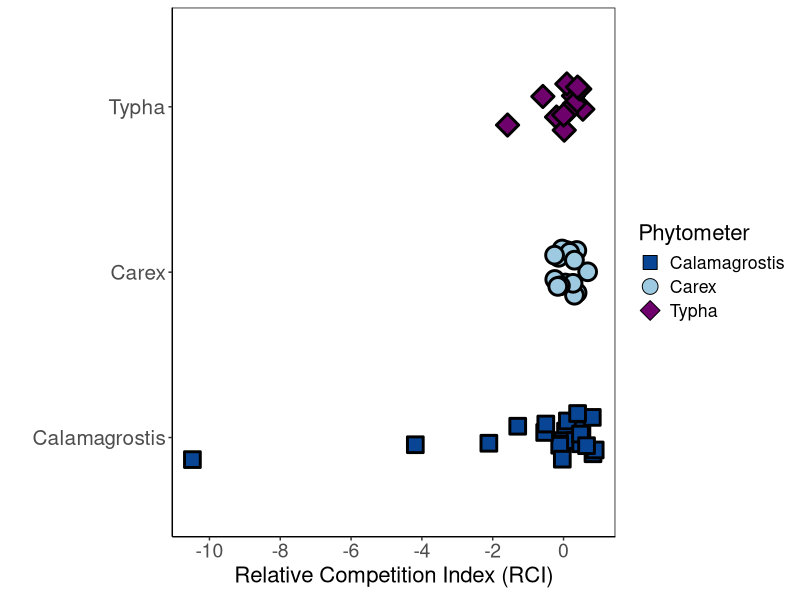

Reproduce this figure in R. (Note: this script raises an error after producing the figure.)

library(tidyverse)
library(ggpubr)
library(cowplot)
library(gridExtra)


RCI.res <- read.csv("Data/RCI_residents.csv")
str(RCI.res) 
RCI.res$Year <- as.factor(RCI.res$Year)

sum <- RCI.res %>% 
  group_by(Phytometer, Year) %>% 
  summarise(average = mean(RCI),
            std = sd(RCI),
            N = length(RCI),
            SE = (std/(sqrt(N))))

#  Phytometer    Year  average   std     N     SE
#1 Calamagrostis 2016  -1.37   3.50     10 1.11  
#2 Calamagrostis 2017   0.163  0.420     9 0.140 
#3 Carex         2016   0.365  0.244     5 0.109 
#4 Carex         2017   0.0611 0.244    11 0.0735
#5 Typha         2016   0.188  0.383     6 0.156 
#6 Typha         2017  -0.192  0.699     6 0.285 

sum.res <- RCI.res %>% 
  group_by(Phytometer) %>% 
  summarise(average = mean(RCI),
            std = sd(RCI),
            N = length(RCI),
            SE = (std/(sqrt(N))))

#Phytometer     average   std     N     SE
#1 Calamagrostis -0.646   2.61     19 0.600 
#2 Carex          0.156   0.277    16 0.0692
#3 Typha         -0.00193 0.573    12 0.165

##### Resident species ##############

colours = c("Calamagrostis" = "#084594", 
            "Typha" = "#6e016b", 
            "Carex" = "#9ecae1", 
            "Phragmites" = "#fb6a4a")

shapes = c("Calamagrostis" = 22, 
           "Typha" = 23, 
           "Carex" = 21, 
           "Phragmites" = 24)

RCI.plot <- ggplot(RCI.res, 
                   aes(x = Phytometer, y = RCI, 
                       fill = Phytometer, shape = Phytometer)) + 
  geom_jitter(aes(stroke = 1.5),
              width = 0.15,
              height = 0.15,
             size = 5) +
  theme_classic() +
  labs(x = " ",
       y = expression(paste("Relative Competition Index (RCI)"))) + 
  theme(panel.border = element_rect(fill = NA)) +
  theme(text = element_text(size = 16),
        axis.text.x = element_text(size = 14),
        axis.text.y = element_text(size = 15)) +
  coord_flip() +
  scale_fill_manual(values = colours) +
  scale_shape_manual(values = shapes) +
  scale_y_continuous(breaks = c(-12, -10, -8, -6, -4, -2, 0, 2)) 

ggsave("Figures/RCI_residents.jpeg")

###### Phragmites ###############

RCI.phrag <- read.csv("Data/RCI.phrag.csv")
str(RCI.phrag) 
RCI.phrag$Year <- as.factor(RCI.phrag$Year)

RCI.phrag <- RCI.phrag %>% 
  unite("Phytometer", Phytometer,Neighbours, remove = FALSE)


ph.sum <- RCI.phrag %>% 
  group_by(Phytometer, Year) %>% 
  summarise(average = mean(RCI),
            std = sd(RCI),
            N = length(RCI),
            SE = (std/(sqrt(N))))

#   spp_n                    Year  average   std     N    SE
#1 Phragmites_Calamagrostis 2016  -0.123  0.544     6 0.222
#2 Phragmites_Calamagrostis 2017  -0.373  0.958     4 0.479
#3 Phragmites_Carex         2016  -0.675  2.05      5 0.915
#4 Phragmites_Carex         2017   0.104  0.728     4 0.364
#5 Phragmites_Typha         2016  -0.0544 0.373     5 0.167
#6 Phragmites_Typha         2017  -0.361  0.670     7 0.253


sum.phr <- RCI.phrag %>% 
  group_by(Phytometer) %>% 
  summarise(average = mean(RCI),
            std = sd(RCI),
            N = length(RCI),
            SE = (std/(sqrt(N))))

#Phytometer               average   std     N    SE
#<chr>                      <dbl> <dbl> <int> <dbl>
#1 Phragmites_Calamagrostis  -0.223 0.698    10 0.221
#2 Phragmites_Carex          -0.329 1.57      9 0.523
#3 Phragmites_Typha          -0.233 0.566    12 0.163

##### Resident species ##############

ph.sum <- ph.sum %>% 
  mutate(Year = fct_relevel(Year, "2017", "2016"))

RCI.plot2 <- ggplot(RCI.phrag, 
                    aes(x = Neighbours, y = RCI, 
                        fill = Phytometer, shape = Neighbours)) + 
  geom_jitter(aes(stroke = 1.5),
              width = 0.15,
              height = 0.15,
              size = 5) +
  theme_classic() +
  labs(x = " ",
       y = expression(paste("Relative Competition Index (RCI)"))) + 
  theme(panel.border = element_rect(fill = NA)) +
  theme(text = element_text(size = 16),
        axis.text.x = element_text(size = 14),
        axis.text.y = element_text(size = 15)) +
  coord_flip() +
  scale_fill_manual(values = colours) +
  scale_shape_manual(values = shapes) +
  scale_y_continuous(breaks = c(-12, -10, -8, -6, -4, -2, 0, 2)) 


RCI.panel <- RCI.plot + RCI.plot2 +
  plot_layout(ncol = 1) +
  plot_annotation(tag_levels = 'A')

ggsave("Figures/RCI_panel.TIFF", RCI.panel,
       dpi = 150, units = "in")



summed <- full_join(sum, ph.sum)

summed <- summed %>% 
  mutate(Year = fct_relevel(Year, "2017", "2016"))

summed <- summed %>% 
  mutate(Phytometer = fct_relevel(Phytometer, 
                                  "Typha", 
                                  "Carex", 
                                  "Calamagrostis",
                                  "Phragmites_Typha", 
                                  "Phragmites_Carex", 
                                  "Phragmites_Calamagrostis"))


RCI.plot.all <- ggplot(summed, aes(x = Phytometer, y = average, colour = Year, shape = Year)) + 
  geom_point(position = position_dodge(0.6),
             size = 5) +
  geom_errorbar(aes(ymin = average - SE, ymax = average + SE),
                width = 0.3, position = position_dodge(0.6),
                color = "black",
                size = 1) +
  theme_classic() +
  scale_colour_manual(values = c("#00441b", "#08519c")) +
  labs(x = " ",
       y = expression(paste("Relative Competition Index (RCI)"))) + 
  theme(panel.border = element_rect(fill = NA)) +
  theme(text = element_text(size = 16),
        axis.text.x = element_text(size = 14),
        axis.text.y = element_text(size = 15)) +
  geom_hline(yintercept = 0, linetype = "dashed",
             size = 1) +
  coord_flip() +
  theme(axis.text.y = element_text(angle = 30))

######### No Years Apart ###############

sum.phrag <- RCI.phrag %>% 
  group_by(Phytometer) %>% 
  summarise(average = mean(RCI),
            std = sd(RCI),
            N = length(RCI),
            SE = (std/(sqrt(N))))

#  Phytometer               average   std     N    SE
#1 Phragmites_Calamagrostis  -0.223 0.698    10 0.221
#2 Phragmites_Carex          -0.329 1.57      9 0.523
#3 Phragmites_Typha          -0.233 0.566    12 0.163

write.csv(sum.phrag, "Data/phrag.RCI.sum.csv")

RCI.plot.phr <- ggplot(sum.phrag, 
                       aes(x = Phytometer, 
                           y = average, 
                           shape = Phytometer)) + 
  geom_errorbar(aes(ymin = average - SE, ymax = average + SE),
                width = 0.3, 
                color = "black",
                size = 1) +
  geom_point(size = 5,
             colour = "#737373") +
  theme_classic(base_size = 14) +
  ylab("Relative Competition Index (RCI)") + 
  theme(panel.border = element_rect(fill = NA)) +
  theme(axis.title.y=element_blank(),
        axis.text.y=element_blank(),
        axis.ticks.y=element_blank()) +
  geom_hline(yintercept = 0, linetype = "dashed",
             size = 1) +
  coord_flip() +
  theme(legend.position = c(0.2, 0.8)) +
  theme(legend.title = element_blank()) +
  theme(legend.text=element_text(size = 11))

RCI.plot.phr

ggsave("Figures/RCI_phrag.TIFF", RCI.plot.phr,
       dpi = 300)


sum.res <- RCI.res %>% 
  group_by(Phytometer) %>% 
  summarise(average = mean(RCI),
            std = sd(RCI),
            N = length(RCI),
            SE = (std/(sqrt(N))))

#Phytometer     average   std     N     SE
#1 Calamagrostis -0.651   2.53     21 0.552 
#2 Carex          0.156   0.277    16 0.0692
#3 Typha         -0.00193 0.573    12 0.165 

RCI.plot.res <- ggplot(sum.res, aes(x = Phytometer, y = average, shape = Phytometer)) + 
    geom_errorbar(aes(ymin = average - SE, ymax = average + SE),
                width = 0.3, 
                color = "black",
                size = 1) +
  geom_point(size = 5,
             colour = "#00441b") +
  theme_classic(base_size = 14) +
  theme(axis.title.y=element_blank(),
        axis.text.y=element_blank(),
        axis.ticks.y=element_blank()) +
  theme(panel.border = element_rect(fill = NA)) +
  geom_hline(yintercept = 0, linetype = "dashed",
             size = 1) +
  ylab("Relative Competition Index (RCI)") +
  coord_flip() +
  theme(legend.position = c(0.15, 0.8)) +
  theme(legend.title = element_blank()) +
  theme(legend.text=element_text(size=11))

RCI.plot.res


ggsave("Figures/RCI_residents.TIFF", RCI.plot.phr,
       dpi = 300)



panel.RCI <- ggarrange(RCI.plot.res, RCI.plot.phr,
                       nrow = 2,
                   labels = "AUTO",
                   hjust = c(-2, -2),
                   vjust = 2)

panel.RCI

ggsave("Figures/RCI_panel.TIFF", panel.RCI,
       dpi = 300)

######## RCI Density Plots ##########
RCI.res <- read.csv("Data/RCI_residents.csv")
RCI.res

rci.res.den <- ggplot(RCI.res, aes(x = RCI, fill = as.factor(Phytometer))) +
  geom_density(alpha = 0.5, size = 1) +
  facet_wrap("Phytometer") + 
  scale_fill_manual(values = c("grey", "grey", "grey")) +
  theme_classic(base_size = 12) +
  theme(panel.border = element_rect(fill = NA)) +
  labs(x = " ",
       y = "Density") +
  theme(legend.position = "none",
        strip.text = element_text(size=12),
        axis.text.x = element_text(size = 12),
        axis.text.y = element_text(size = 12)) +
  xlim(-15, 2) +
  geom_vline(xintercept = 0, linetype="dotted", 
             color = "black", size=2)

rci.res.den 

ggsave("Figures/RCI_density.TIFF", rci.res.den,
       dpi= 300)




RCI.phrag <- read.csv("Data/RCI.phrag.csv")
RCI.phrag

RCI.phrag <- RCI.phrag %>% 
  unite("Species", Phytometer,Neighbours, remove = FALSE)

rci.phr.den <- ggplot(RCI.phrag, aes(x = RCI, fill = as.factor(Phytometer))) +
  geom_density(alpha = 0.5, size = 1) +
  facet_wrap("Species") + 
  scale_fill_manual(values = c("grey")) +
  theme_classic(base_size = 12) +
  theme(panel.border = element_rect(fill = NA)) +
  labs(x = "Relative Competition Index (RCI)",
       y = "Density") +
  theme(legend.position = "none",
        strip.text = element_text(size=12),
        axis.text.x = element_text(size = 12),
        axis.text.y = element_text(size = 12)) +
  xlim(-5, 2) +
  geom_vline(xintercept = 0, linetype="dotted", 
             color = "black", size= 2)

rci.phr.den 

ggsave("Figures/RCI_phrag_density.TIFF", rci.phr.den,
       dpi= 300)


RCI.panel <- ggarrange(rci.res.den, rci.phr.den,
          nrow = 2,
          labels = "AUTO",
          hjust = -2,
          vjust = 2)

ggsave("Figures/RCI_panel.jpeg", RCI.panel,
       height = 6.68,
       width = 9,
       dpi = 300)

############ Raw Biomass ##########

weights16 <- read.csv("Data/weights_2016.csv")
weights17 <- read.csv("Data/weights_2017.csv")

weights <- full_join(weights16, weights17)


weights <- na.omit(weights)

weights <- weights %>% 
  unite("spp_trt", Species, Competition, remove = FALSE)

weights <- weights %>% #rename the factors
  mutate(Competition = fct_recode(Competition,
                                  "No competition" = "No",
                                  "Competition" = "Yes"))


target <- c("Carex", "Calamagrostis", "Typha")

weight.res <- weights %>% filter(Species %in% target)

res.den <- ggdensity(weight.res, x = "Total",
                     fill = "spp_trt", combine = TRUE)
res.den

weights$Competition <- factor(weights$Competition, 
                            levels = c("Competition",
                                       "No competition"))

weights %>% 
  group_by(Species, Competition) %>% 
  mutate(mean = mean(Total),
         median = median(Total)) -> weights


weights %>% 
  group_by(Species) %>% 
  summarise(mean = mean(Total),
         median = median(Total),
         std = sd(Total),
         N = length(Total),
         sterr = std/sqrt(N))

#  Species        mean median   std   N   sterr
#1 Calamagrostis  1.87   1.59  1.91   43  0.291
#2 Carex          2.09   1.98  1.10   33  0.191
#3 Phragmites     21.0   20.3  11.8   66  1.45 
#4 Typha          37.5   37.1  10.4   24  2.13 



library(viridis)

density <- ggplot(weights, aes(x = Competition, 
                               y = Total)) +
  geom_jitter(aes(colour = Competition,
                  shape = Competition),
              width = 0.1,
              height = 1,
              size = 2.5,
              alpha = 0.7) +
  facet_wrap("Species", scales = "free") + 
  theme_classic(base_size = 12) +
  theme(legend.title=element_text(size=9), 
        legend.text=element_text(size=9)) +
  theme(panel.border = element_rect(fill = NA),
        axis.text.x = element_text(size = 12),
        axis.text.y = element_text(size = 12),
        strip.text = element_text(size=12)) +
  labs(x = "",
       y = "Total Biomass (g)") +
  labs(fill = "Competition") +
  scale_colour_manual(values = c("#24908C", "#3A518B")) +
  theme(legend.position = "none") +
  stat_summary(aes(shape = Competition, size = 0.5),
               fun.data = "mean_se", fun.args = list(mult = 1), 
               geom = "pointrange", size = 1)

density

ggsave("Figures/biomass_density.TIFF", density,
       dpi = 300)


##### Light Penetration #########
phrag.light.pair <- read.csv("Data/Light_phrag.csv")
light.res.pair <- read.csv("Data/light_resident.csv")

light <- full_join(phrag.light.pair, light.res.pair)

light <- light %>% #rename the factors
  mutate(Competition = fct_recode(Competition,
                                "No competition" = "no",
                                "Competition" = "yes"))

light$Competition <- factor(light$Competition, 
                                   levels = c("Competition",
                                              "No competition"))



light %>% 
  group_by(Phytometer, Competition) %>% 
  mutate(mean = mean(Incident),
         median = median(Incident)) -> light



light.den <- ggplot(light, aes(x = Competition,
                               y = Incident)) +
  geom_jitter(aes(colour = Competition,
                  shape = Competition),
              width = 0.07,
              height = 1,
              size = 2.5,
              alpha = 0.7) +
  facet_wrap("Phytometer") + 
  scale_colour_manual(values = c("#24908C", "#3A518B")) +
  theme_classic(base_size = 12) +
  theme(legend.title=element_text(size=9), 
        legend.text=element_text(size=9),
        axis.text.x = element_text(size = 12),
        axis.text.y = element_text(size = 12),
        strip.text = element_text(size=12)) +
  theme(panel.border = element_rect(fill = NA)) +
  labs(y = expression(paste("Photosynthetically Active Radiation "," ", " ( ", "\u00B5mol  ",  s^-1, " ", m^-2, sep=")")),
       x = " ") +
  theme(legend.position = "none") +
  stat_summary(aes(shape = Competition, size = 0.5),
               fun.data = "mean_se", fun.args = list(mult = 1), 
               geom = "pointrange", size = 1) 

light.den

ggsave("Figures/Light_densityplot.TIFF", light.den,
       dpi = 300)


light.biomass.jitter <- ggarrange(light.den, density,
                           ncol = 2,
                           labels = "AUTO",
                           hjust = -2)


ggsave("Figures/PAR_biomass_jitter.jpeg", light.biomass.jitter,
       dpi = 300)









Light.Biomass <- ggarrange(light.den, density,
                           rci.res.den, rci.phr.den, 
                       ncol = 2,
                       nrow = 2,
                       labels = "AUTO",
                       hjust = c(-3.5, -2.5, -3, -3),
                       vjust = 2)

Light.Biomass

ggsave("Figures/Light_Biomass.TIFF", Light.Biomass,
       height = 9.3, width = 14, units = "in",
       dpi = 300)

####### Height ###########

height6 <- read.csv("Data/Height_long_2016.csv")
height6$height <- as.numeric(height6$height)

date6 <- height6$date
dates <- dmy(date6)

height6$dates <- dates
height6

height7 <- read.csv("Data/Height_long_2017.csv")

height7 <- na.omit(height7)
str(height7)

height7$height <- as.numeric(height7$height)
height7$height[is.na(height7$height)] <- 0

date <- height7$date
dates <- dmy(date)

height7$dates <- dates

height7

heights <- full_join(height6, height7)

heights <- heights %>% #rename the factors
  mutate(Species = fct_recode(Species,
                              "Calamagrostis" = "Calamagrositis"))




heights %>% group_by(Species) %>% 
  summarize(average = mean(height),
            std = sd(height),
            n = length(height),
            str = (std/sqrt(n)))
#  Species        average   std     n   str
#2 Calamagrostis     93.1  25.4   228  1.68
#3 Carex             98.9  25.5   258  1.59
#4 Phragmites       156.   58.1   378  2.99
#5 Typha            186.   62.0   132  5.39








heights <- heights %>% 
  unite("spp_trt", Species, Competition, remove = FALSE)

heights <- heights %>% 
  separate(dates, c(NA,"Month", NA), remove = FALSE) 

unique(heights$Species)


height.sum.month <- heights %>% group_by(spp_trt, Month) %>% 
  summarise(avg = mean(height),
            sd = sd(height),
            N = length(height),
            str = (sd/(sqrt(N))))



height.sum.month <- height.sum.month %>% 
  separate(spp_trt, c("Species", NA), remove = FALSE) %>% 
  separate(spp_trt, c(NA, "Competition"), remove = FALSE) 


height.sum.month <- height.sum.month %>% #rename the factors
  mutate(Month = fct_recode(Month,
                              "May" = "05",
                            "June" = "06",
                            "July" = "07"))



plot.month <- ggplot(height.sum.month, aes(x = Month, y = avg,
                                shape = Species,
                                group = spp_trt,
                                color = Competition)) +
  geom_errorbar(aes(ymin = avg - str, ymax = avg + str), width = 0.1) +
  geom_line(color = "black") +
  geom_point(size = 5) + 
  #scale_x_date(date_labels = "%d-%b-%y",
    #           date_breaks = "1 week") +
  theme_classic() +
  labs(y = "Height (cm)",
       x = "") + 
  scale_color_manual(values = c("grey","black")) +
  scale_shape_manual(values = c(15, 16, 17, 18)) +
  theme(panel.border = element_rect(fill = NA)) +
  theme(text = element_text(size = 14),
        axis.text.x = element_text(size = 12),
        axis.text.y = element_text(size = 14)) +
  labs(shape = "Phytometer") +
  ylim(50, 250) 

plot.month

ggsave("Figures/Height_2016_2017.JPEG", plot.month)




height.sum <- heights %>% group_by(spp_trt, dates) %>% 
  summarise(avg = mean(height),
            sd = sd(height),
            N = length(height),
            str = (sd/(sqrt(N))))


height.sum <- height.sum %>% 
  separate(spp_trt, c("Species", NA), remove = FALSE) %>% 
  separate(spp_trt, c(NA, "Competition"), remove = FALSE) %>% 
  separate(dates, c("Year", NA, NA), remove = FALSE)

colnames(height.sum)


height.16 <- height.sum %>% filter(Year == "2016")
height.17 <- height.sum %>% filter(Year == "2017")

plot16 <- ggplot(height.16, aes(x = dates, y = avg,
                           shape = Competition,
                           group = spp_trt,
                           colour = Competition)) +
  geom_errorbar(aes(ymin = avg - str, ymax = avg + str), width = 0.7) +
  geom_line(color = "black") +
  geom_point(size = 5) + 
  facet_wrap("Species") +
  scale_x_date(date_labels = "%d-%b-%y",
                    date_breaks = "2 week") +
  theme_classic() +
  labs(y = "Height (cm)",
       x = "") + 
  scale_color_manual(values = c("grey","black")) +
  #scale_shape_manual(values = c(15, 16, 17, 18)) +
  theme(panel.border = element_rect(fill = NA)) +
  theme(text = element_text(size = 14),
        axis.text.x = element_text(size = 12),
        axis.text.y = element_text(size = 14)) +
  labs(shape = "Competition") 

plot16


plot17 <- ggplot(height.17, aes(x = dates, y = avg,
                                shape = Competition,
                                group = spp_trt,
                                colour = Competition)) +
  geom_errorbar(aes(ymin = avg - str, ymax = avg + str), width = 0.7) +
  geom_line(color = "black") +
  geom_point(size = 5) + 
  facet_wrap("Species") +
  scale_x_date(date_labels = "%d-%b-%y",
               date_breaks = "2 week") +
  theme_classic() +
  labs(y = "Height (cm)",
       x = "") + 
  scale_color_manual(values = c("grey","black")) +
  #scale_shape_manual(values = c(15, 16, 17, 18)) +
  theme(panel.border = element_rect(fill = NA)) +
  theme(text = element_text(size = 14),
        axis.text.x = element_text(size = 12),
        axis.text.y = element_text(size = 14)) +
  labs(shape = "Treatment") 

plot17



panel <- ggarrange(plot16, plot17,
          common.legend = TRUE,
          legend = "bottom",
          labels = "AUTO")

ggsave("Figures/Height_panel.JPEG", panel)


# Starting height ---------------------------------------------------------

heights.start <- heights %>% 
  filter(Month == "05")

unique(heights.start$dates)

heights.start <- heights.start %>% 
  filter(date != c("270517"))

colnames(heights.start)


heights.start <- heights.start %>% 
  separate(dates, c("Year", NA, NA), remove = FALSE) %>% 
  separate(dates, c(NA, "Month", NA), remove = FALSE) 




phy.height <- ggplot(heights.start, 
       aes(x = Year, y = height,
           shape = Competition,
           colour = Competition)) +
  geom_jitter(aes(shape = Competition, 
                  color = Competition), 
    position = position_jitterdodge(jitter.width = 0.15,
                                    dodge.width = 0.7),
    size = 4,
    alpha = 0.55) + 
  facet_wrap("Species") +
  theme_classic() +
  labs(y = "Height (cm)",
       x = "") + 
  scale_color_manual(values = c("#24908C", "#3A518B")) +
  theme(panel.border = element_rect(fill = NA)) +
  theme(text = element_text(size = 14),
        axis.text.x = element_text(size = 12),
        axis.text.y = element_text(size = 14)) +
  scale_y_continuous(breaks = c(20, 40, 60, 80, 100, 120)) +
  stat_summary(aes(shape = Competition, size = 0.5),
               fun.data = "mean_se", fun.args = list(mult = 1), 
               geom = "pointrange", size = 1,
               colour = "black",
               position = position_dodge(0.8)) +
  theme(legend.position = c(0.6,0.07),
        legend.background = element_rect(linetype = 1, 
                                         size = 0.5, colour = 1))

phy.height 

ggsave("Figures/phytometer_starting_height.jpeg", phy.height)
